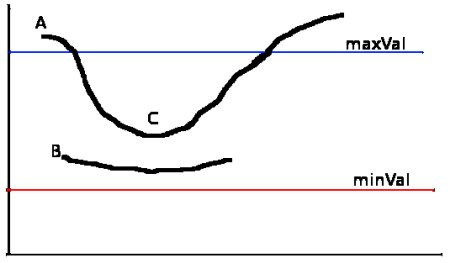
#> input picture Tracktor/BallTracking/hysteresis.jpg, 450 x 263 px, given in place of image0.jpg, which was not available
$ jupyter execute --allow-errors Array2Corridors_hardcoded.ipynb   (shell and % lines are left out)   (text cells are left out)
#> lines starting #> are read from the running program, lines starting #| are printed output that depends on the picture; pictures that were not available may be replaced by others from this repository, and a replacement may not be noted
[cell 1]
from concurrent.futures import ProcessPoolExecutor
from pathlib import Path
import cv2
import os
import re
from tqdm import tqdm
import cv2
import pathlib
import numpy as np
import matplotlib.pyplot as plt
import mpldatacursor
import more_itertools as mit
from pathlib import Path
import os
from scipy import signal
import shutil

import re
from tqdm import tqdm
import subprocess

[cell 2]
# Path definitions

inputfolder = Path("/Volumes/Ramdya-Lab/DURRIEU_Matthias/Experimental_data/MultiMazeRecorder/Videos/Feeding_state/230704_FeedingState_1_AM/")

[cell 3]

# Load the first frame
frame = cv2.imread(inputfolder.joinpath("image0.jpg").as_posix())
#> frame is the input picture: shape (263, 450, 3); mean B, G, R 241.6, 240.9, 241.7

# If it's not already, make it grayscale
if len(frame.shape) > 2:
    frame = cv2.cvtColor(frame, cv2.COLOR_BGR2GRAY)
#> frame: shape (263, 450)

# equalize the histogram to make thresholding easier
frame = cv2.equalizeHist(frame)
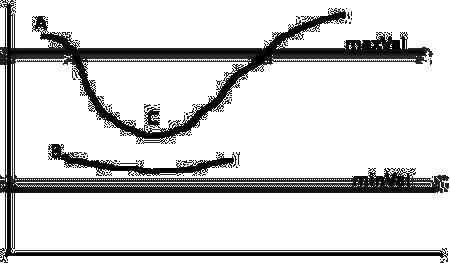
#> frame: shape (263, 450); min 0, max 255, mean 211.7

# rotate the image 90 degrees
#frame = np.rot90(frame)

# display the frame
fig, ax = plt.subplots()
plt.axis('off')
im = ax.imshow(frame, cmap="gray", vmin=0, vmax=255)

mpldatacursor.datacursor()
#> (this line was passed over: mpldatacursor is not available in this run)

plt.show()

[cell 4]
# Define and store the arena edges from the peaks locations
# xcoords = colbounds[0]
# ycoords = rowbounds[0]

X1 = 0
X2 = 620
X3 = 1450
X4 = 2130
X5 = 2980
X6 = 3590

Y1 = 0
Y2 = 725
Y3 = 1140
Y4 = 1860
Y5 = 2350
Y6 = 2995

regions_of_interest = [
    (X1, Y1, X2, Y2),
    (X3, Y1, X4, Y2),
    (X5, Y1, X6, Y2),
    (X1, Y3, X2, Y4),
    (X3, Y3, X4, Y4),
    (X5, Y3, X6, Y4),
    (X1, Y5, X2, Y6),
    (X3, Y5, X4, Y6),
    (X5, Y5, X6, Y6),
]

# [18 lines of commented-out code are left out]
fig = plt.figure(figsize=(10,10))

for i in range(len(regions_of_interest)):
    ax = fig.add_subplot(3, 3, i+1)
    ax.axis('off')
    ax.imshow(
        frame[
            regions_of_interest[i][1] : regions_of_interest[i][3],
            regions_of_interest[i][0] : regions_of_interest[i][2],
        ],
        cmap="gray",
        vmin=0,
        vmax=255,
    )

plt.show()
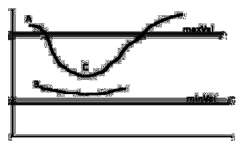
#> figure drawn by matplotlib, 9 panels

[cell 5]
subset = np.array(
    frame[
        regions_of_interest[5][1] : regions_of_interest[5][3],
        regions_of_interest[5][0] : regions_of_interest[5][2],
    ]
)
#> subset = empty array
Thresh = subset.copy()
#> Thresh = empty array
# Apply an adaptive threshold to each subset to keep only the brightest pixels
#> (the rest of this cell did not finish here and is left out)

[cell 6]
cols = Thresh.sum(axis=0)
#> cols = empty array
rows = subset.sum(axis=1)
#> rows = empty array

colpeaks = signal.find_peaks(
    cols,
    distance=20,
    height=(90_000, 120_000),
    # width=(5, 30),
)
colpeaks = (colpeaks[0], colpeaks[1])

# plot cols with the colpeaks
fig, ax = plt.subplots()
#plt.axis('off')
ax.plot(cols)
ax.plot(colpeaks[0], colpeaks[1]["peak_heights"], "x")
plt.show()
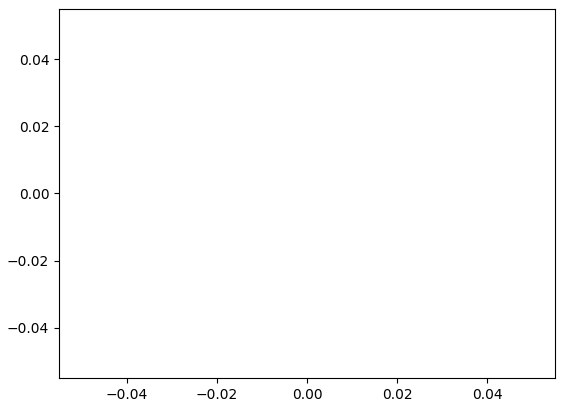
#> figure drawn by matplotlib, 1 panel

[cell 7]
colpeaks

[cell 8]
rowpeaks = signal.find_peaks(
        rows,
        distance=200,
    )
rowpeaks = (rowpeaks[0], rowpeaks[1])

# plot rows with the rowpeaks
fig, ax = plt.subplots()
#plt.axis('off')
ax.plot(rows)
ax.plot(rowpeaks[0], rows[rowpeaks[0]], "x")
plt.show()

[cell 9]
rowpeaks

[cell 10]
# For each subset, find the cols and rows peaks and store the even peaks in a list
Corridors = []
#> (the rest of this cell did not finish here and is left out)

[cell 11]
def modify_corridors(Corridors):
    for i in range(len(Corridors)):
        for j in range(len(Corridors[i])):
            corridor = list(Corridors[i][j])
            height = corridor[3] - corridor[1]
            width = corridor[2] - corridor[0]
            if height % 2 != 0:
                corridor[3] += 1
            if width % 2 != 0:
                corridor[2] += 1
            Corridors[i][j] = tuple(corridor)
    return Corridors


Corridors = modify_corridors(Corridors)

[cell 12]
# Same as above but with the corrected corridors
fig, axs = plt.subplots(9, 6)
#> (the rest of this cell did not finish here and is left out)

[cell 13]
from concurrent.futures import ProcessPoolExecutor
from pathlib import Path
import cv2
import os
import re
from tqdm import tqdm
import cv2
import pathlib
import numpy as np
import matplotlib.pyplot as plt
import mpldatacursor
import more_itertools as mit
from pathlib import Path
import os
from scipy import signal
import shutil

import re
from tqdm import tqdm
import subprocess

# Path definitions

inputfolder = Path("/mnt/labserver/DURRIEU_Matthias/Experimental_data/MultiMazeRecorder/Videos/Feeding_state/230704_FeedingState_1_AM/")
processedfolder = inputfolder.parent / f"{inputfolder.stem}_Cropped"

# Load the first frame
frame = cv2.imread(inputfolder.joinpath("image0.jpg").as_posix())
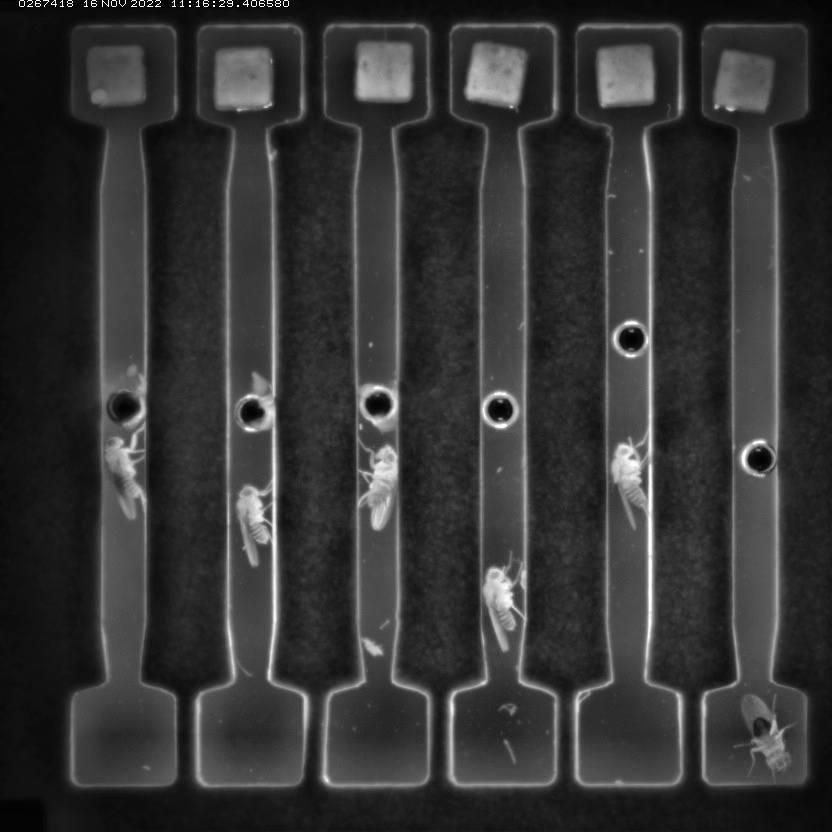
#> input picture Tracktor/TemplateMatch/frame1.jpg, 832 x 832 px, given in place of image0.jpg, which was not available
#> frame is the input picture: shape (832, 832, 3); min 0, max 255, mean 52.5

# If it's not already, make it grayscale
if len(frame.shape) > 2:
    frame = cv2.cvtColor(frame, cv2.COLOR_BGR2GRAY)
#> frame: shape (832, 832)

# equalize the histogram to make thresholding easier
frame = cv2.equalizeHist(frame)
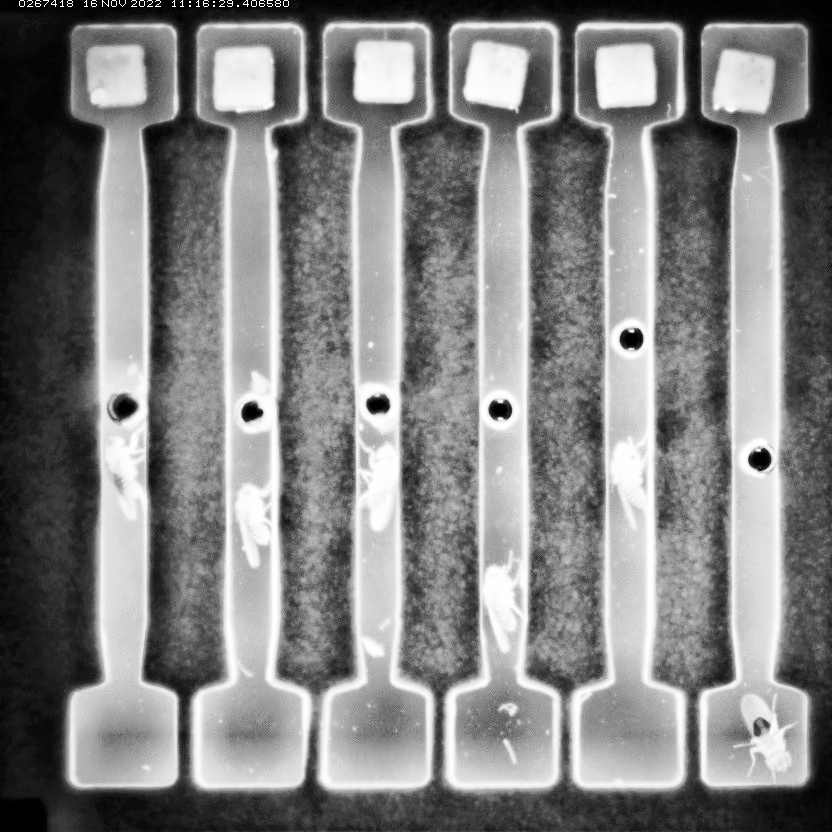
#> frame: shape (832, 832); min 0, max 255, mean 128.9

# Crop the image to the regions of interest

X1 = 0
X2 = 620
X3 = 1450
X4 = 2130
X5 = 2980
X6 = 3590

Y1 = 0
Y2 = 725
Y3 = 1140
Y4 = 1860
Y5 = 2350
Y6 = 2995

regions_of_interest = [
    (X1, Y1, X2, Y2),
    (X3, Y1, X4, Y2),
    (X5, Y1, X6, Y2),
    (X1, Y3, X2, Y4),
    (X3, Y3, X4, Y4),
    (X5, Y3, X6, Y4),
    (X1, Y5, X2, Y6),
    (X3, Y5, X4, Y6),
    (X5, Y5, X6, Y6),
]

# For each subset, find the cols and rows peaks and store the even peaks in a list
Corridors = []
#> (the rest of this cell did not finish here and is left out)

[cell 14]
# increase plot size
plt.rcParams["figure.figsize"] = (20, 10)
# Reduce the space between subplots
plt.subplots_adjust(wspace=0, hspace=0)
# As an example, display all the corridors from Corridors[0] in a grid based on the frame
fig, axs = plt.subplots(3, 2)
for i, ax in enumerate(axs.flat):
    ax.axis("off")
    ax.imshow(
        frame[
            Corridors[0][i][1] : Corridors[0][i][3],
            Corridors[0][i][0] : Corridors[0][i][2],
        ],
        cmap="gray",
        vmin=0,
        vmax=255,
    )

[cell 15]
# Create a list of all the images in the target folder
folder = Path("/home/matthias/Videos/Subset_Test2/")
processedfolder = Path("/home/matthias/Videos/Subset_Test2_Cropped/")

# Create the subfolder if it doesn't exist
processedfolder.mkdir(exist_ok=True)

# Get a list of all image files in the input folder
images = [f.name for f in folder.glob("*") if f.is_file()]

# Sort the list of images by their number
#> (the rest of this cell did not finish here and is left out)

[cell 16]
# Create a list of all the images in the target folder
folder = inputfolder
processedfolder = inputfolder.parent / f"{inputfolder.stem}_Cropped"

# Create the subfolder if it doesn't exist
#processedfolder.mkdir(exist_ok=True)
processedfolder.joinpath("testing")

[cell 17]
# [18 lines left out: function process_image, not called in this run]


# Create the subfolder if it doesn't exist
processedfolder.mkdir(exist_ok=True)

# Get a list of all image files in the input folder
images = [f.name for f in folder.glob("*.[jJ][pP][gG]") if f.is_file()]

# Sort the list of images by their number
#> (the rest of this cell did not finish here and is left out)

[cell 18]
subpath = processedfolder.parent / f"{processedfolder.stem}_Subsets"

[cell 19]
# Create the subfolder if it doesn't exist
subpath.mkdir(exist_ok=True)

# Compute the number of images corresponding to 15 minutes
n_images = 15 * 60 * 30

# For each corridor folder in the processed folder, create a subset folder with only n_images images

for arena in processedfolder.glob("arena*"):
    for corridor in arena.glob("corridor*"):
        # Create the subfolder if it doesn't exist
        subfolder = subpath / arena.name / corridor.name
        subfolder.mkdir(parents=True, exist_ok=True)

        # Get a list of all image files in the input folder
        images = [f.name for f in corridor.glob("*.[jJ][pP][gG]") if f.is_file()]

        # Sort the list of images by their number
        images.sort(key=lambda f: int(re.sub("\D", "", f)))

        # Copy the first n_images images to the subset folder
        for image in images[:n_images]:
            shutil.copy(str(corridor / image), str(subfolder / image))

[cell 20]
# define the path to the root folder containing the subfolders
root_folder = Path("/home/matthias/Videos/Test2_subsets")

# define the path to the output 'videos' folder
videos_folder = Path("/home/matthias/Videos/Test2_Videos/Videos_NumOrdered")
videos_folder.mkdir(parents=True, exist_ok=True)

# define the output video parameters
fourcc = cv2.VideoWriter_fourcc(*"mp4v")  # video codec
fps = 30  # frames per second

# create a progress bar for the whole process
pbar = tqdm(total=len(list(root_folder.glob("*/*"))))


# [7 lines left out: function sort_by_number, not called in this run]


# iterate over the subfolders that are one level below the root folder
for subdir in root_folder.glob("*/*"):
    if not subdir.is_dir():
        continue

    # read the first image in the subfolder to determine the frame size
    first_image_path = list(subdir.glob("*"))[0]
    first_image = cv2.imread(str(first_image_path))
    if first_image is None:
        print(f"Error: Failed to read image {first_image_path}")
        continue

    height, width, _ = first_image.shape
    frame_size = (width, height)

    # generate a unique output video filename from the subfolder name
    video_filename = videos_folder / f"{subdir.parent.name}_{subdir.name}.mp4"

    # open a VideoWriter object for the current subfolder
    out = cv2.VideoWriter(str(video_filename), fourcc, fps, frame_size)

    # iterate over the images in the current subfolder sorted by number
    for filename in sorted(subdir.glob("*"), key=sort_by_number):
        # read the image
        image = cv2.imread(str(filename))
        if image is None:
            print(f"Error: Failed to read image {filename}")
            continue

        # convert the image from BGR to RGB color space (if necessary)
        # image = cv2.cvtColor(image, cv2.COLOR_BGR2RGB)

        # write the image to the video
        out.write(image)

    # release the VideoWriter object
    out.release()

    # update the progress bar
    pbar.update(1)

# close the progress bar
pbar.close()

[cell 21]
import os
import subprocess

folder_path = processedfolder
output_folder = inputfolder.parent / f"{inputfolder.stem}_ProcessedVidsFFMPEG"

# Create the subfolder if it doesn't exist
output_folder.mkdir(exist_ok=True)

[cell 22]
fps = "30"

f = folder_path.joinpath("arena1/corridor_1").as_posix()

terminal_call = "ffmpeg -r "+fps+" -i "+f+"/image%d_cropped.jpg -pix_fmt yuv420p -c:v libx265 -x265-params log-level=error -vsync 0 -crf 15 "+ output_folder.as_posix() + "Test.mp4"
os.system(terminal_call)

[cell 23]
import os
from pathlib import Path

# [4 lines left out: function create_video_from_images, not called in this run]

def search_folder_for_images(folder_path, output_folder, fps):
#> called with fps = '30'
    for subdir, dirs, files in os.walk(folder_path):
        if any(file.endswith('.jpg') for file in files):
            video_name = '_'.join(Path(subdir).parts[-2:])
            create_video_from_images(Path(subdir), output_folder, video_name, fps)

fps = "30"
search_folder_for_images(folder_path, output_folder, fps)

[cell 24]
# [9 lines left out: function create_video_from_images, not called in this run]

def search_folder_for_images(folder_path, output_folder, fps):
#> called with fps = '30'
    subdirs = []
    for subdir, dirs, files in os.walk(folder_path):
        if any(file.endswith('.jpg') for file in files):
            subdirs.append(subdir)
    with tqdm(total=len(subdirs), desc="Processing videos") as pbar:
        for subdir in subdirs:
            video_name = '_'.join(Path(subdir).parts[-2:])
            create_video_from_images(Path(subdir), output_folder, video_name, fps)
            pbar.update(1)

fps = "30"
search_folder_for_images(folder_path, output_folder, fps)
